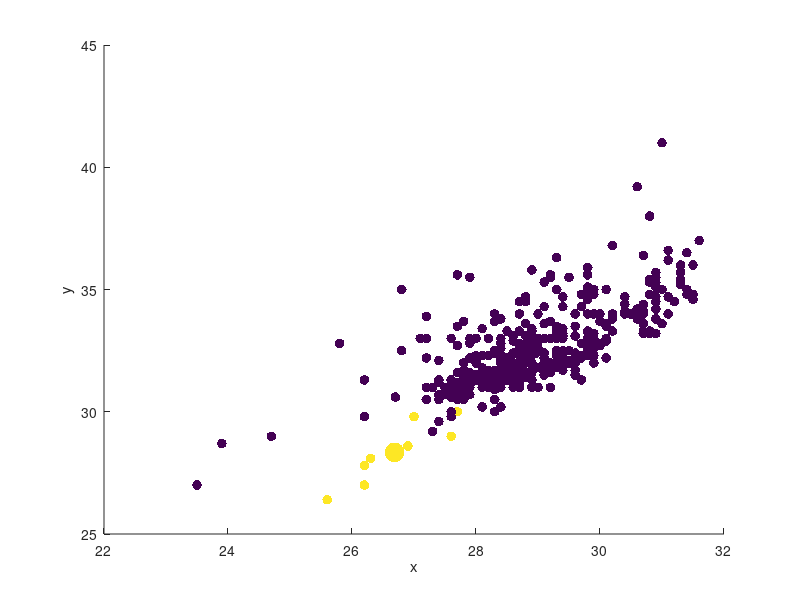
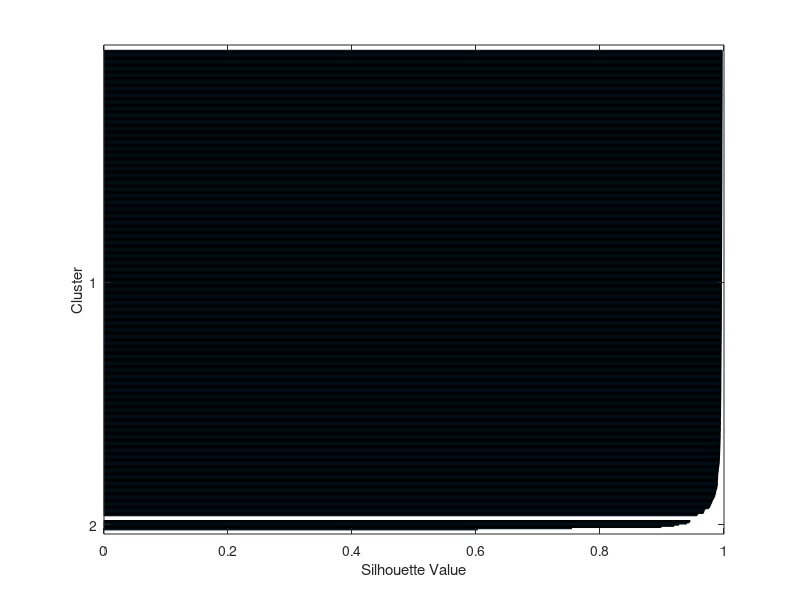

The MATLAB source for these figures, in order:
clc
clear all
close all

%% generate sample data
K = 2;
load svs.mat
size=size(test);
numObservarations = size(1);
dimensions = size(2);

%data = rand([numObservarations dimensions]);
data=full(test);
%% cluster
opts = statset('MaxIter', 500, 'Display', 'iter');
[clustIDX, clusters, interClustSum, Dist] = kmeans(data, K, 'options',opts, ...
    'distance','sqEuclidean', 'EmptyAction','singleton', 'replicates',3);

%% plot data+clusters
figure, hold on
scatter3(data(:,1),data(:,2),data(:,3), 50, clustIDX, 'filled')
scatter3(clusters(:,1),clusters(:,2),clusters(:,3), 200, (1:K)', 'filled')
hold off, xlabel('x'), ylabel('y'), zlabel('z')

%% plot clusters quality
figure
[silh,h] = silhouette(data, clustIDX);
avrgScore = mean(silh);


%% Assign data to clusters
% calculate distance (squared) of all instances to each cluster centroid
D = zeros(numObservarations, K);     % init distances
for k=1:K
    %d = sum((x-y).^2).^0.5
    D(:,k) = sum( ((data - repmat(clusters(k,:),numObservarations,1)).^2), 2);
end

% find  for all instances the cluster closet to it
[minDists, clusterIndices] = min(D, [], 2);

% compare it with what you expect it to be
sum(clusterIndices == clustIDX);
%%  class separation
final=[clustIDX data];
sortedA = sortrows(final,1);  %# Sort the rows by the first column
[~,~,uniqueIndex] = unique(sortedA(:,1));

cellA = mat2cell(sortedA,...  
                    accumarray(uniqueIndex(:),1));  %#   into a cell array
% class1=removerows(data,(clustIDX()==1));

